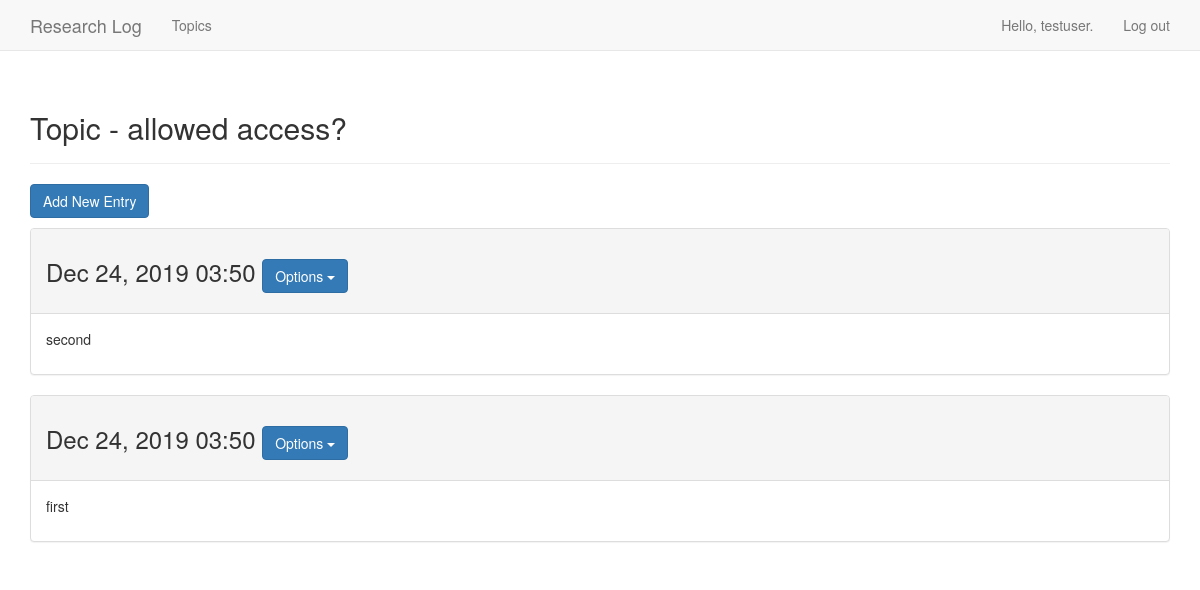
/topics/8/ (signed in), run on the app's committed database.
### learning_logs/models.py (models this page shows, shortened)
class Topic(models.Model):
    text = models.CharField(max_length=200)
    date_added = models.DateTimeField(auto_now_add=True)
    owner = models.ForeignKey(settings.AUTH_USER_MODEL, on_delete=models.CASCADE)
    def __str__(self):
        return self.text

class Entry(models.Model):
    topic = models.ForeignKey(Topic, on_delete=models.CASCADE)
    text = models.TextField()
    date_added = models.DateTimeField(auto_now_add=True)
    class Meta:
        verbose_name_plural = 'entries'

### learning_logs/views.py (the view)
# urls.py: url(r'^topics/(?P<topic_id>\d+)/$', views.topic, name='topic'),
@login_required
def topic(request, topic_id):
    topic = Topic.objects.get(id=topic_id)
    if topic.owner != request.user:
        raise Http404
    entries = topic.entry_set.order_by('-date_added')
    context = {'topic':topic, 'entries': entries}
    return render(request, 'learning_logs/topic.html', context)

### learning_logs/templates/learning_logs/topic.html (shortened to what this page needs)
{% extends "learning_logs/base.html" %}
{% block header %}
    <h2>Topic - {{ topic }}</h2>
{% endblock header %}
{% block content %}
    <p>
    <h3><a href="{% url 'learning_logs:new_entry' topic.id %}" class="btn btn-primary">Add New Entry</a></h3>
    </p>
    {% for entry in entries %}
        <div class="panel panel-default">
            <div class="panel-heading">
                <h3>{{ entry.date_added|date:'M d, Y H:i' }}
                    <div class="btn-group">
                        <button type="button" class="btn btn-primary dropdown-toggle" data-toggle="dropdown">
                            Options <span class="caret"></span></button>
                    </div>
                </h3>
            </div>
            <div class="panel-body">
                {{ entry.text|linebreaks }}
            </div>
        </div>
    {% empty %}
        There are no entries for this log yet...
    {% endfor %}
{% endblock content %}

### learning_logs/templates/learning_logs/base.html (shortened to what this page needs)
{% load bootstrap3 %}
<!DOCTYPE html>
<html lang="en">
    <head>
        {% bootstrap_css %}
    </head>
    <body>
        <nav class="navbar navbar-default navbar-static-top">
            <div class="container">
                <div class="navbar-header">
                    <a class="navbar-brand" href="{% url 'learning_logs:index' %}">Research Log</a>
                </div>
                <div id="navbar" class="navbar-collapse collapse">
                    <ul class="nav navbar-nav">
                        <li><a href="{% url 'learning_logs:topics' %}">Topics</a></li>
                    </ul>
                    <ul class="nav navbar-nav navbar-right">
                        {% if user.is_authenticated %}
                            <li><a>Hello, {{ user.username }}.</a></li>
                            <li><a href="{% url 'users:logout' %}">Log out</a></li>
                        {% else %}
                            <li><a href="{% url 'users:register' %}">Register</a></li>
                            <li><a href="{% url 'users:login' %}">Log in</a></li>
                        {% endif %}
                    </ul>
                </div>
            </div>
        </nav>
        <div class="container">
            <div class="page-header">
                {% block header %}{% endblock header %}
            </div>
            <div>
                {% block content %}{% endblock content %}
            </div>
        </div>
    </body>
</html>

### data on the page
Topic: text "allowed access?"
Entry: date_added "Dec 24, 2019 03:50", text "second"
Entry: date_added "Dec 24, 2019 03:50", text "first"

### other printed values
{{ user.username }} "testuser"
